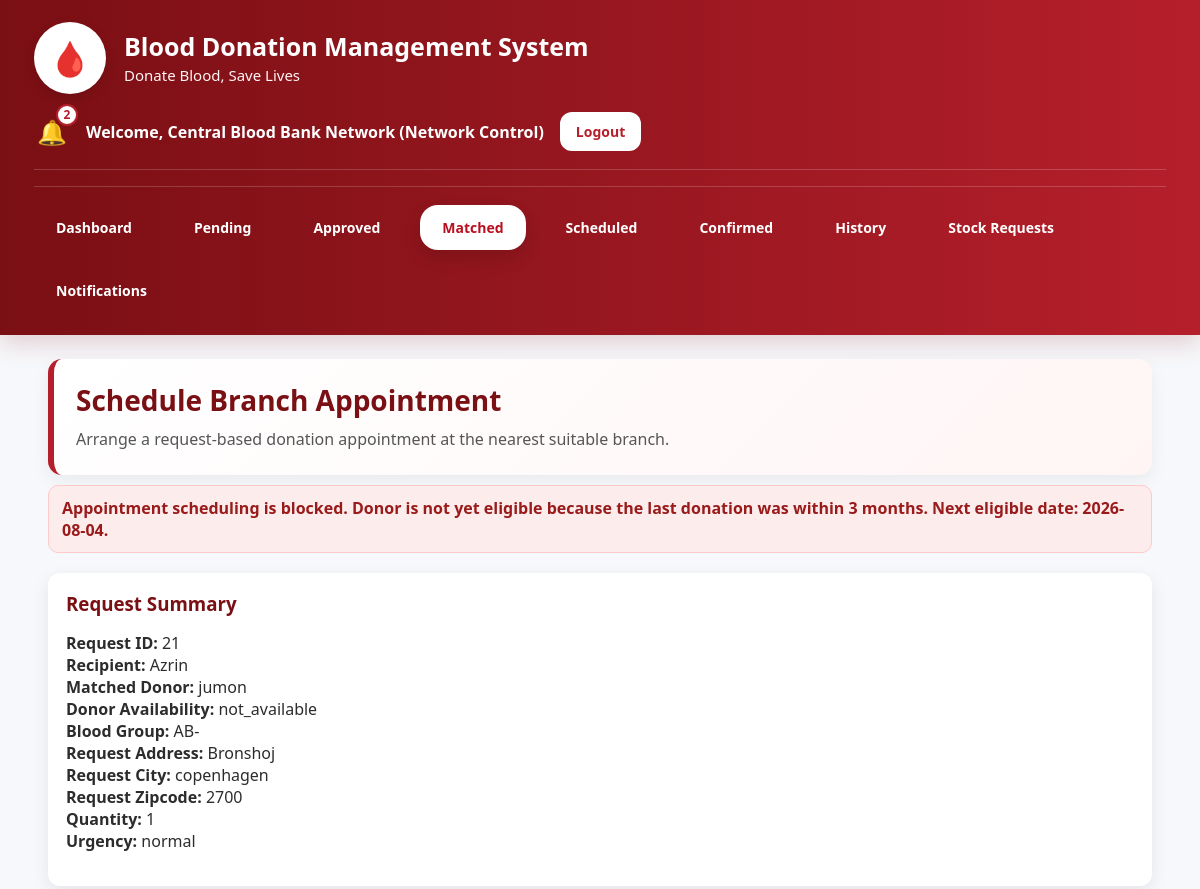
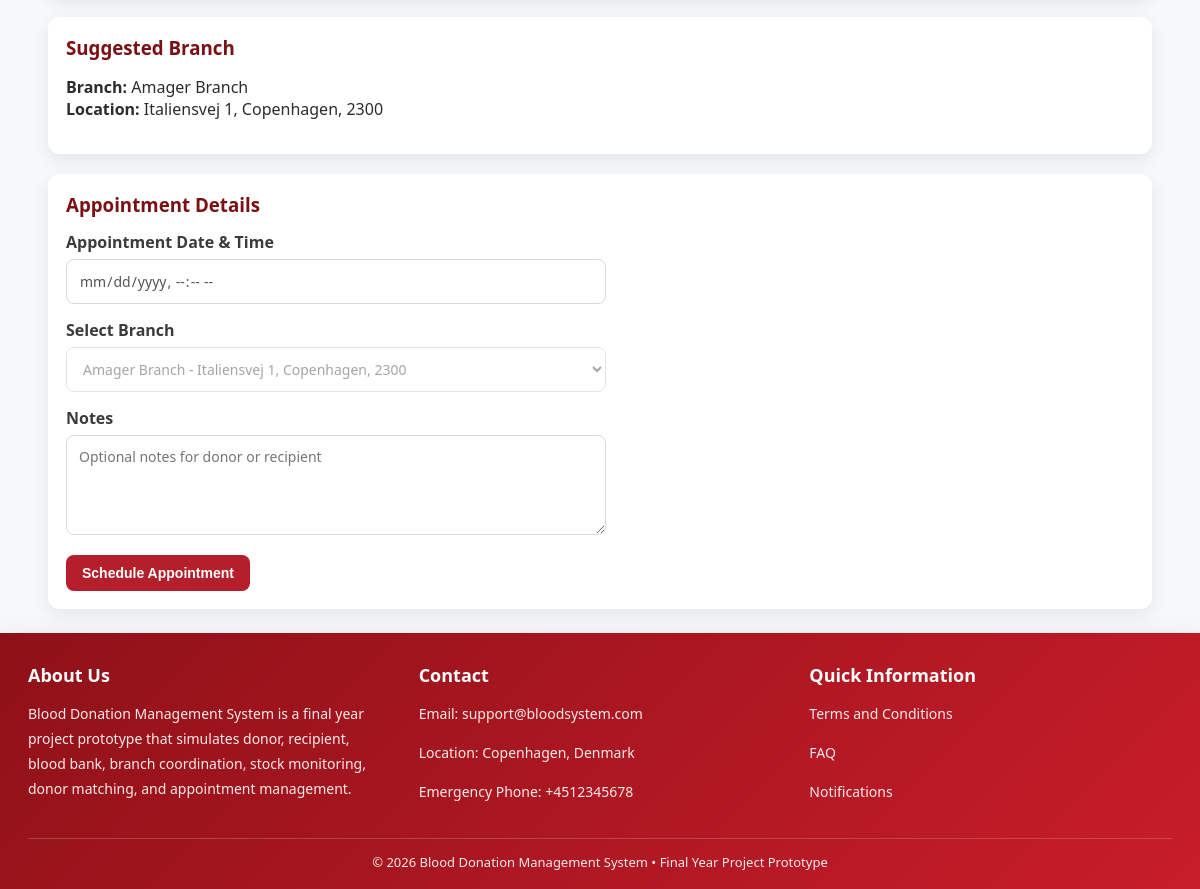
/dashboard/schedule_appointment.php?id=21 (signed in), run on the app's committed database (2 pictures, top to bottom).
### tables this page shows
CREATE TABLE `users` (
  `id` int(11) NOT NULL,
  `name` varchar(100) NOT NULL,
  `email` varchar(100) NOT NULL,
  `contact_number` varchar(20) DEFAULT NULL,
  `address` varchar(255) DEFAULT NULL,
  `date_of_birth` date DEFAULT NULL,
  `weight` decimal(5,2) DEFAULT NULL,
  `password` varchar(255) NOT NULL,
  `role` enum('admin','blood_bank','donor','recipient') NOT NULL,
  `blood_group` varchar(5) DEFAULT NULL,
  `weight_kg` decimal(5,2) DEFAULT NULL,
  `location` varchar(100) DEFAULT NULL,
  `address_line` varchar(255) DEFAULT NULL,
  `city` varchar(100) DEFAULT NULL,
  `zipcode` varchar(20) DEFAULT NULL,
  `institution_name` varchar(150) DEFAULT NULL,
  `availability` enum('available','not_available') DEFAULT 'available',
  `created_at` timestamp NOT NULL DEFAULT current_timestamp(),
  `account_status` enum('active','inactive') DEFAULT 'active',
  `status` enum('active','inactive') NOT NULL DEFAULT 'active',
  `next_eligible_date` date DEFAULT NULL
);

CREATE TABLE `blood_requests` (
  `id` int(11) NOT NULL,
  `recipient_id` int(11) DEFAULT NULL,
  `blood_group` varchar(5) NOT NULL,
  `location` varchar(100) NOT NULL,
  `address_line` varchar(255) DEFAULT NULL,
  `city` varchar(100) DEFAULT NULL,
  `zipcode` varchar(20) DEFAULT NULL,
  `quantity` int(11) NOT NULL,
  `urgency` enum('normal','urgent') DEFAULT 'normal',
  `status` enum('pending_review','approved','rejected','matched','scheduled','completed','cancelled') DEFAULT 'pending_review',
  `approved_by` int(11) DEFAULT NULL,
  `matched_donor_id` int(11) DEFAULT NULL,
  `assigned_blood_bank_id` int(11) DEFAULT NULL,
  `approved_at` datetime DEFAULT NULL,
  `rejection_reason` varchar(255) DEFAULT NULL,
  `patient_note` text DEFAULT NULL,
  `created_at` timestamp NOT NULL DEFAULT current_timestamp(),
  `fulfilled_branch_id` int(11) DEFAULT NULL,
  `fulfillment_source` enum('none','stock','donor') DEFAULT 'none',
  `stock_units_used` int(11) DEFAULT 0
);

CREATE TABLE `branches` (
  `id` int(11) NOT NULL,
  `blood_bank_user_id` int(11) NOT NULL,
  `branch_name` varchar(150) NOT NULL,
  `address_line` varchar(255) NOT NULL,
  `city` varchar(100) NOT NULL,
  `zipcode` varchar(20) NOT NULL,
  `contact_number` varchar(30) DEFAULT NULL,
  `is_active` tinyint(1) DEFAULT 1,
  `created_at` timestamp NOT NULL DEFAULT current_timestamp()
);

### functions/eligibility_check.php (called while the page is built, shortened)
<?php
function calculateAge($dateOfBirth) {
    $dob = new DateTime($dateOfBirth);
    $today = new DateTime();
    return $today->diff($dob)->y;
}
function checkDonorEligibility($conn, $donorId, $dateOfBirth, $weightKg) {
    $result = [
        'eligible' => true,
        'reason' => '',
        'age' => null,
        'last_donation_date' => null,
        'next_eligible_date' => null
    ];
    $age = calculateAge($dateOfBirth);
    $result['age'] = $age;
    $stmt = mysqli_prepare($conn, "
        SELECT donation_date
        FROM donations
        WHERE donor_id = ? AND status = 'confirmed'
        ORDER BY donation_date DESC, id DESC
        LIMIT 1
    ");
    mysqli_stmt_bind_param($stmt, "i", $donorId);
    mysqli_stmt_execute($stmt);
    $res = mysqli_stmt_get_result($stmt);
    if ($row = mysqli_fetch_assoc($res)) {
        $lastDonationDate = $row['donation_date'];
        $result['last_donation_date'] = $lastDonationDate;
        $lastDate = new DateTime($lastDonationDate);
        $nextEligible = clone $lastDate;
        $nextEligible->modify('+3 months');
        $today = new DateTime();
        $result['next_eligible_date'] = $nextEligible->format('Y-m-d');
        if ($today < $nextEligible) {
            $result['eligible'] = false;
            $result['reason'] = 'Donor is not yet eligible because the last donation was within 3 months.';
            return $result;
        }
    }
    return $result;
}
function syncDonorAvailabilityStatus($conn, $donorId) {
    $stmt = mysqli_prepare($conn, "
        SELECT date_of_birth, weight_kg, availability, next_eligible_date
        FROM users
        WHERE id = ? AND role = 'donor'
    ");
    mysqli_stmt_bind_param($stmt, "i", $donorId);
    mysqli_stmt_execute($stmt);
    $res = mysqli_stmt_get_result($stmt);
    $donor = mysqli_fetch_assoc($res);
    $eligibility = checkDonorEligibility(
        $conn,
        $donorId,
        $donor['date_of_birth'] ?? null,
        $donor['weight_kg'] ?? null
    );
    $desiredAvailability = $eligibility['eligible'] ? 'available' : 'not_available';
    $nextEligibleDate = $eligibility['next_eligible_date'] ?? null;
    $update_stmt = mysqli_prepare($conn, "
        UPDATE users
        SET availability = ?, next_eligible_date = ?
        WHERE id = ? AND role = 'donor'
    ");
    $eligibility['availability'] = $desiredAvailability;
    return $eligibility;
}
?>

### functions/branch_helper.php (called while the page is built, shortened)
<?php
if (!function_exists('normalizeBranchValue')) {
    function normalizeBranchValue($value){
        return strtolower(trim((string)$value));
    }
}
if (!function_exists('buildBranchFullLocation')) {
    function buildBranchFullLocation($branch){
        $parts = array_filter([
            $branch['address_line'] ?? '',
            $branch['city'] ?? '',
            $branch['zipcode'] ?? ''
        ], function($v){
            return trim((string)$v) !== '';
        });
        return implode(', ', $parts);
    }
}
if (!function_exists('getNearestBranchForLocation')) {
    function getNearestBranchForLocation($conn, $bloodBankUserId, $city, $zipcode){
        $cityNorm = normalizeBranchValue($city);
        $zipNorm = normalizeBranchValue($zipcode);
        $sql = "SELECT * FROM branches WHERE blood_bank_user_id = ? AND is_active = 1";
        $stmt = mysqli_prepare($conn, $sql);
        mysqli_stmt_bind_param($stmt, "i", $bloodBankUserId);
        mysqli_stmt_execute($stmt);
        $result = mysqli_stmt_get_result($stmt);
        $bestBranch = null;
        $bestScore = -1;
        while($branch = mysqli_fetch_assoc($result)){
            $score = 0;
            if($cityNorm !== '' && normalizeBranchValue($branch['city']) === $cityNorm){
                $score += 30;
            }
            if($score > $bestScore){
                $bestScore = $score;
                $bestBranch = $branch;
            }
        }
        if($bestBranch !== null){
            return $bestBranch;
        }
        $fallback = mysqli_query(
            $conn,
            "SELECT * FROM branches WHERE blood_bank_user_id = " . (int)$bloodBankUserId . " AND is_active = 1 ORDER BY id ASC LIMIT 1"
        );
        return mysqli_fetch_assoc($fallback);
    }
}
?>

### functions/network_helper.php (called while the page is built, shortened)
<?php
function renderFooterTitle(){
    return 'Blood Donation Management System';
}
function renderFooterDescription(){
    return 'Blood Donation Management System is a final year project prototype that simulates donor, recipient, blood bank, branch coordination, stock monitoring, donor matching, and appointment management.';
}
?>

### dashboard/schedule_appointment.php (the view, shortened to what this page needs)
<?php
include '../config/db.php';
include '../functions/network_helper.php';
include '../functions/branch_helper.php';
include '../functions/eligibility_check.php';
$user_id = (int)$_SESSION['user_id'];
$request_id = (int)$_GET['id'];
$notif_stmt = mysqli_prepare($conn, "SELECT COUNT(*) AS total FROM notifications WHERE user_id = ? AND is_read = 0");
mysqli_stmt_bind_param($notif_stmt, "i", $user_id);
mysqli_stmt_execute($notif_stmt);
$notif_result = mysqli_stmt_get_result($notif_stmt);
$notif_data = mysqli_fetch_assoc($notif_result);
$notif_count = $notif_data['total'] ?? 0;
$request_stmt = mysqli_prepare($conn, "
    SELECT
        r.*,
        u.name AS recipient_name,
        d.name AS donor_name,
        d.availability AS donor_availability,
        d.account_status AS donor_account_status,
        d.status AS donor_user_status
    FROM blood_requests r
    JOIN users u ON r.recipient_id = u.id
    LEFT JOIN users d ON r.matched_donor_id = d.id
    WHERE r.id = ?
      AND r.status = 'matched'
      AND r.assigned_blood_bank_id = ?
    LIMIT 1
");
mysqli_stmt_bind_param($request_stmt, "ii", $request_id, $user_id);
mysqli_stmt_execute($request_stmt);
$request_result = mysqli_stmt_get_result($request_stmt);
$request = mysqli_fetch_assoc($request_result);
$donor_id = (int)($request['matched_donor_id'] ?? 0);
$donorEligibility = syncDonorAvailabilityStatus($conn, $donor_id);
$donorAccountActive = (
    ($request['donor_account_status'] ?? 'active') === 'active' &&
    ($request['donor_user_status'] ?? 'active') === 'active'
);
$canScheduleAppointment = (
    $donorAccountActive &&
    !empty($donorEligibility['eligible']) &&
    ($donorEligibility['availability'] ?? 'not_available') === 'available'
);
$donorBlockMessage = "";
if(!$donorAccountActive){
    $donorBlockMessage = "This donor account is inactive, so an appointment cannot be scheduled.";
} elseif(!$canScheduleAppointment){
    $donorBlockMessage = $donorEligibility['reason'] ?? "This donor is currently not eligible or available for donation.";
    if(!empty($donorEligibility['next_eligible_date'])){
        $donorBlockMessage .= " Next eligible date: " . $donorEligibility['next_eligible_date'] . ".";
    }
}
$suggested_branch = getNearestBranchForLocation($conn, $user_id, $request['city'] ?? '', $request['zipcode'] ?? '');
?>
<!DOCTYPE html>
<html>
<head>
    <link rel="stylesheet" href="assets/style.css">
</head>
<body>
<div class="topbar topbar-full bloodbank-shell">
    <div class="container">
        <div class="topbar-header">
            <div class="topbar-left">
                <div class="logo">🩸</div>
                <div class="brand-text">
                    <h2>Blood Donation Management System</h2>
                    <p>Donate Blood, Save Lives</p>
                </div>
            </div>
            <div class="topbar-right">
                <a href="notifications.php" class="notify" title="Notifications">
                    🔔
                    <span class="notify-badge"><?php echo (int)$notif_count; ?></span>
                </a>
                <span>Welcome, Central Blood Bank Network (Network Control)</span>
                <a class="btn btn-logout" href="../auth/logout.php">Logout</a>
            </div>
        </div>
        <div class="topbar-menu">
            <a href="blood_bank_dashboard.php">Dashboard</a>
            <a href="blood_bank_pending.php">Pending</a>
            <a href="blood_bank_approved.php">Approved</a>
            <a href="blood_bank_matched.php" class="active">Matched</a>
            <a href="blood_bank_scheduled.php">Scheduled</a>
            <a href="blood_bank_confirmed.php">Confirmed</a>
            <a href="blood_bank_history.php">History</a>
            <a href="blood_bank_stock_requests.php">Stock Requests</a>
            <a href="notifications.php">Notifications</a>
        </div>
    </div>
</div>
<div class="container">
    <div class="hero">
        <h1>Schedule Branch Appointment</h1>
        <p>Arrange a request-based donation appointment at the nearest suitable branch.</p>
    </div>
    <?php if(!$canScheduleAppointment){ ?>
        <div class="alert alert-error">
            Appointment scheduling is blocked.
            <?php echo htmlspecialchars($donorBlockMessage); ?>
        </div>
    <?php } ?>
    <div class="card">
        <h3>Request Summary</h3>
        <p>
            <strong>Request ID:</strong> <?php echo htmlspecialchars($request['id']); ?><br>
            <strong>Recipient:</strong> <?php echo htmlspecialchars($request['recipient_name']); ?><br>
            <strong>Matched Donor:</strong> <?php echo htmlspecialchars($request['donor_name'] ?? 'N/A'); ?><br>
            <strong>Donor Availability:</strong> <?php echo htmlspecialchars($donorEligibility['availability'] ?? 'not_available'); ?><br>
            <strong>Blood Group:</strong> <?php echo htmlspecialchars($request['blood_group']); ?><br>
            <strong>Request Address:</strong> <?php echo htmlspecialchars($request['address_line'] ?? ''); ?><br>
            <strong>Request City:</strong> <?php echo htmlspecialchars($request['city'] ?? ''); ?><br>
            <strong>Request Zipcode:</strong> <?php echo htmlspecialchars($request['zipcode'] ?? ''); ?><br>
            <strong>Quantity:</strong> <?php echo htmlspecialchars($request['quantity']); ?><br>
            <strong>Urgency:</strong> <?php echo htmlspecialchars($request['urgency']); ?>
        </p>
    </div>
    <div class="card">
        <h3>Suggested Branch</h3>
        <?php if($suggested_branch){ ?>
            <p>
                <strong>Branch:</strong> <?php echo htmlspecialchars($suggested_branch['branch_name']); ?><br>
                <strong>Location:</strong> <?php echo htmlspecialchars(buildBranchFullLocation($suggested_branch)); ?>
            </p>
        <?php } else { ?>
            <p>No suggested branch available.</p>
        <?php } ?>
    </div>
    <div class="card">
        <h3>Appointment Details</h3>
        <form method="POST" class="form">
            <label>Appointment Date & Time</label>
            <input
                class="input"
                type="datetime-local"
                name="appointment_date"
                <?php echo !$canScheduleAppointment ? 'disabled' : ''; ?>
                required
            >
            <label>Select Branch</label>
            <select
                class="select"
                name="branch_id"
                <?php echo !$canScheduleAppointment ? 'disabled' : ''; ?>
                required
            >
                <?php
                $branch_list_stmt = mysqli_prepare($conn, "
                    SELECT *
                    FROM branches
                    WHERE blood_bank_user_id = ? AND is_active = 1
                    ORDER BY branch_name ASC
                ");
                mysqli_stmt_bind_param($branch_list_stmt, "i", $user_id);
                mysqli_stmt_execute($branch_list_stmt);
                $branches = mysqli_stmt_get_result($branch_list_stmt);
                while($branch = mysqli_fetch_assoc($branches)){
                    $selected = ($suggested_branch && (int)$suggested_branch['id'] === (int)$branch['id']) ? 'selected' : '';
                    echo "<option value='" . (int)$branch['id'] . "' $selected>" .
                        htmlspecialchars($branch['branch_name'] . ' - ' . buildBranchFullLocation($branch)) .
                    "</option>";
                }
                ?>
            </select>
            <label>Notes</label>
            <textarea
                class="input"
                name="notes"
                rows="4"
                placeholder="Optional notes for donor or recipient"
                <?php echo !$canScheduleAppointment ? 'disabled' : ''; ?>
            ></textarea>
            <button
                class="btn btn-primary"
                type="submit"
                name="schedule_appointment"
                <?php echo !$canScheduleAppointment ? 'disabled' : ''; ?>
            >
                Schedule Appointment
            </button>
        </form>
    </div>
</div>
<div class="site-footer site-footer-full">
    <div class="container">
        <div class="footer-grid">
            <div class="footer-col">
                <h4>About Us</h4>
                <p><?php echo htmlspecialchars(renderFooterDescription()); ?></p>
            </div>
            <div class="footer-col">
                <h4>Contact</h4>
                <p>Email: support@bloodsystem.com</p>
                <p>Location: Copenhagen, Denmark</p>
                <p>Emergency Phone: +4512345678</p>
            </div>
            <div class="footer-col">
                <h4>Quick Information</h4>
                <p><a href="terms.php">Terms and Conditions</a></p>
                <p><a href="faq.php">FAQ</a></p>
                <p><a href="notifications.php">Notifications</a></p>
            </div>
        </div>
        <div class="footer-bottom">
            © 2026 <?php echo htmlspecialchars(renderFooterTitle()); ?> • Final Year Project Prototype
        </div>
    </div>
</div>
</body>
</html>

### data on the page
users: next_eligible_date "Donor is not yet eligible because the last donation was within 3 months. Next eligible date: 2026-08-04.", availability "not_available"
blood_requests: id "21", recipient.name "Azrin", users.name "jumon", blood_group "AB-", address_line "Bronshoj", city "copenhagen", zipcode "2700", quantity "1", urgency "normal"
branches: branch_name "Amager Branch"

### other printed values
$notif_count "2"
buildBranchFullLocation($suggested_branch) "Italiensvej 1, Copenhagen, 2300"
renderFooterDescription() "Blood Donation Management System is a final year project prototype that simulates donor, recipient, blood bank, branch coordination, stock monitoring, donor matching, and appointment management."
renderFooterTitle() "Blood Donation Management System"
form field branch_id "Amager Branch - Italiensvej 1, Copenhagen, 2300"
